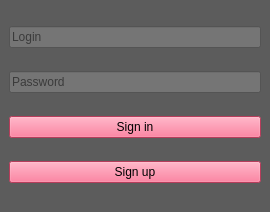
<?xml version="1.0" encoding="UTF-8"?>
<ui version="4.0">
 <class>MainWindow</class>
 <widget class="QMainWindow" name="MainWindow">
  <property name="geometry">
   <rect>
    <x>0</x>
    <y>0</y>
    <width>270</width>
    <height>212</height>
   </rect>
  </property>
  <property name="windowTitle">
   <string>MainWindow</string>
  </property>
  <property name="styleSheet">
   <string notr="true">background-color:rgb(92, 92, 92)</string>
  </property>
  <widget class="QWidget" name="centralwidget">
   <layout class="QVBoxLayout" name="verticalLayout">
    <item>
     <widget class="QLineEdit" name="lineEdit_2">
      <property name="styleSheet">
       <string notr="true">background-color: rgb(117, 117, 117)</string>
      </property>
      <property name="placeholderText">
       <string>Login</string>
      </property>
     </widget>
    </item>
    <item>
     <widget class="QLineEdit" name="lineEdit">
      <property name="styleSheet">
       <string notr="true">background-color: rgb(117, 117, 117)</string>
      </property>
      <property name="placeholderText">
       <string>Password</string>
      </property>
      <property name="cursorMoveStyle">
       <enum>Qt::LogicalMoveStyle</enum>
      </property>
     </widget>
    </item>
    <item>
     <widget class="QPushButton" name="pushButton_2">
      <property name="styleSheet">
       <string notr="true">background-color:rgb(255, 85, 127)</string>
      </property>
      <property name="text">
       <string>Sign in</string>
      </property>
     </widget>
    </item>
    <item>
     <widget class="QPushButton" name="pushButton">
      <property name="styleSheet">
       <string notr="true">background-color:rgb(255, 85, 127)</string>
      </property>
      <property name="text">
       <string>Sign up</string>
      </property>
     </widget>
    </item>
   </layout>
  </widget>
 </widget>
 <resources/>
 <connections/>
</ui>
